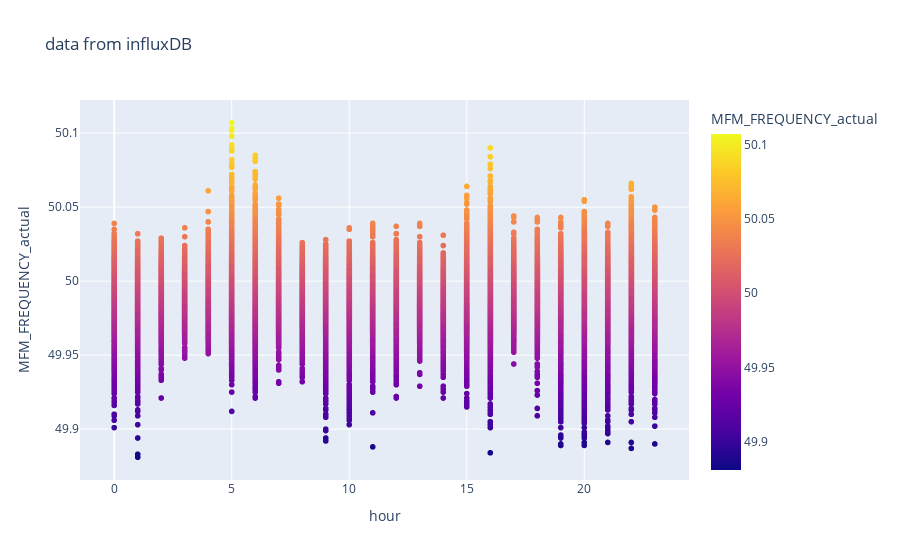

Here is the notebook cell this chart was saved with:
### Code cell
dfplot = dfplot.sort_values(by="hour")
fig = px.scatter(dfplot, x="hour",y="MFM_FREQUENCY_actual", color='MFM_FREQUENCY_actual', title='data from influxDB') #markers=True,
fig.show()

### Figure 1 — Plotly figure (JSON) as saved in the notebook; plotly's stock layout.template omitted (floating-point values rounded to 4 significant figures; data arrays with more than 128 entries replaced by an {"elided": "..."} marker saying what was removed)
{"data": [{"hovertemplate": "hour=%{x}<br>MFM_FREQUENCY_actual=%{marker.color}<extra></extra>", "legendgroup": "", "marker": {"color": {"elided": "37842 float values"}, "coloraxis": "coloraxis", "symbol": "circle"}, "mode": "markers", "name": "", "showlegend": false, "type": "scattergl", "x": {"elided": "37842 int values"}, "xaxis": "x", "y": {"elided": "37842 float values"}, "yaxis": "y"}], "layout": {"coloraxis": {"colorbar": {"title": {"text": "MFM_FREQUENCY_actual"}}, "colorscale": [[0, "#0d0887"], [0.1111, "#46039f"], [0.2222, "#7201a8"], [0.3333, "#9c179e"], [0.4444, "#bd3786"], [0.5556, "#d8576b"], [0.6667, "#ed7953"], [0.7778, "#fb9f3a"], [0.8889, "#fdca26"], [1, "#f0f921"]]}, "legend": {"tracegroupgap": 0}, "title": {"text": "data from influxDB"}, "xaxis": {"anchor": "y", "domain": [0, 1], "title": {"text": "hour"}}, "yaxis": {"anchor": "x", "domain": [0, 1], "title": {"text": "MFM_FREQUENCY_actual"}}}}
